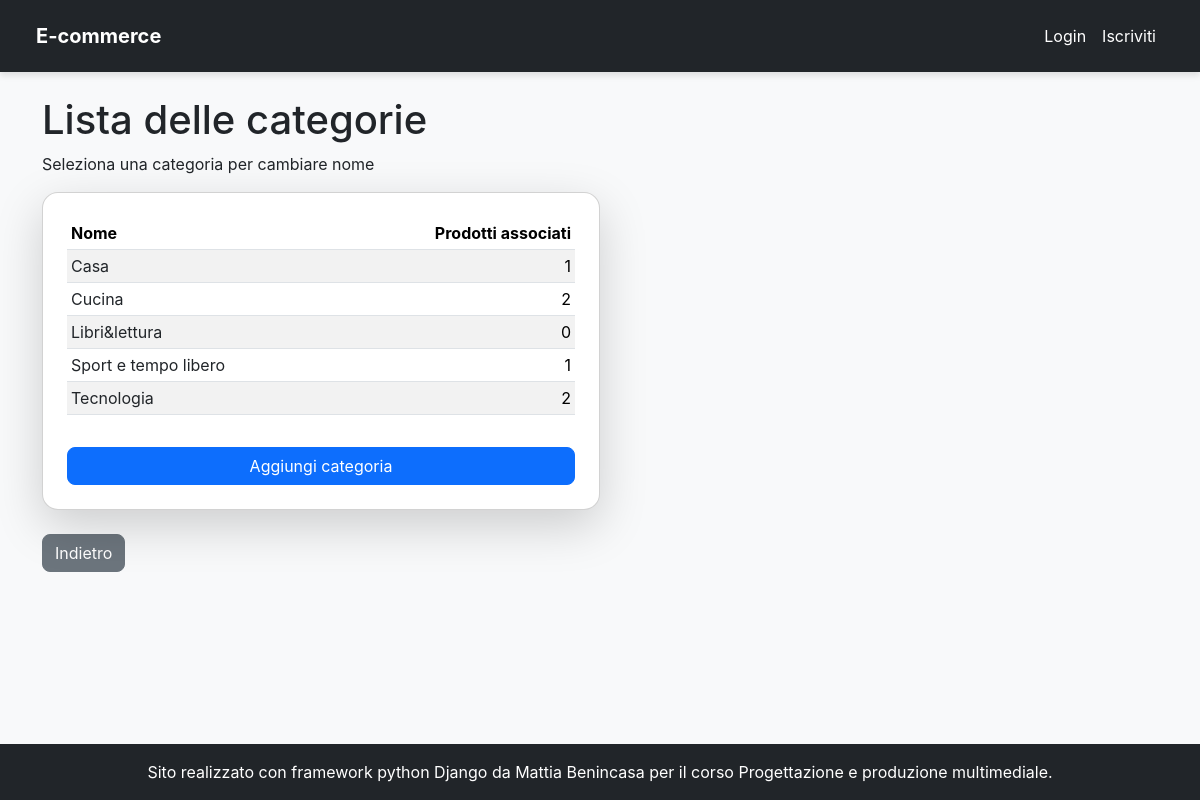
The page /products/categories_list/ on the database its author committed.
### products/models.py (models this page shows, shortened)
class Category(models.Model):
    name = models.CharField(max_length=100, unique=True, verbose_name="Nome Categoria")
    slug = AutoSlugField(populate_from='name', unique=True, always_update=True)
    class Meta:
        ordering = ('name',)
        verbose_name = "Categoria"
        verbose_name_plural = "Categorie"

### products/views.py (the view)
# urls.py: path("categories_list/", CategoriesList.as_view(), name='categories_list'),
class CategoriesList(ListView, PermissionRequiredMixin):
    model = Category
    template_name = 'store_manager/categories_list.html'
    context_object_name = 'categories'
    permission_required = 'products.view_category'

### templates/store_manager/categories_list.html (shortened to what this page needs)
{% extends 'base.html' %}
{% block content %}
<h1>Lista delle categorie</h1>
    <p>Seleziona una categoria per cambiare nome</p>
<div class="card shadow-lg rounded-card p-4 mb-3 w-50">
    <div class="table-responsive mb-3">
        <table class="table table-striped table-sm">
            <thead>
            <tr>
                <th scope="col">Nome</th>
                <th scope="col" class="text-end">Prodotti associati</th>
            </tr>
            </thead>
            <tbody>
            {% for category in categories %}
                <tr>
                    <td class="text-begin"><a href={% url 'update_category' category.pk %} class="link-underline-opacity-0 link-dark">
                        {{ category.name }}</a>
                    </td>
                    <td class="text-end">{{ category.products.all.count }}</td>
                </tr>
            {% endfor %}
            </tbody>
        </table>
    </div>
    <a href={% url 'add_category' %} class="btn btn-primary">Aggiungi categoria</a>
</div>
    <a href="{% url 'store_manager_dashboard' %}" class="mt-2 btn btn-secondary">Indietro</a>
{% endblock content %}

### templates/base.html (style rules this page uses)
body { font-family: 'Inter', sans-serif; background-color: #f8f9fa; padding-top: 4.5rem; }
.rounded-card { border-radius: 1rem; }
.btn-primary, .btn-secondary { border-radius: 0.5rem; }

### rows shown on the page
Category: name "Casa", products.all.count "1"
Category: name "Cucina", products.all.count "2"
Category: name "Libri&lettura", products.all.count "0"
Category: name "Sport e tempo libero", products.all.count "1"
Category: name "Tecnologia", products.all.count "2"
